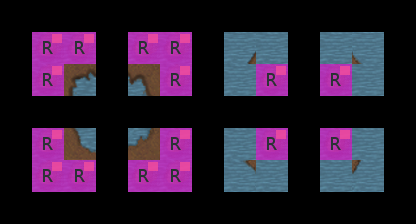

Tiled map render using the project's own tile images. Description and the map definition, with tile-layer contents summarised, below:
An orthogonal 13x7 tile map with 32x32 px tiles, 12 tile layers (Regions, Input_set, Input_set, Input_set, ...), 4 tilesets.

<map version="1.0" orientation="orthogonal" width="13" height="7" tilewidth="32" tileheight="32">
 <tileset firstgid="1" name="collision" tilewidth="32" tileheight="32">
  <image source="../../graphics/tiles/collision.png" width="64" height="32" />
 </tileset>
 <tileset firstgid="3" name="set" tilewidth="32" tileheight="32">
  <image source="../../graphics/tiles/set_cave.png" width="256" height="256" />
 </tileset>
 <tileset firstgid="67" name="set_rules" tilewidth="32" tileheight="32">
  <image source="../../graphics/tiles/set_rules.png" width="64" height="64" />
 </tileset>
 <tileset firstgid="71" name="cave" tilewidth="32" tileheight="32">
  <image source="../../graphics/tiles/cave.png" width="512" height="256" />
 </tileset>
 <layer name="Regions" width="13" height="7">
  <data>[91 cells, 32 non-empty, 1 distinct tile ids]</data>
 </layer>
 <layer name="Input_set" width="13" height="7">
  <data>[91 cells, 16 non-empty, 1 distinct tile ids]</data>
 </layer>
 <layer name="Input_set" width="13" height="7">
  <data>[91 cells, 16 non-empty, 1 distinct tile ids]</data>
 </layer>
 <layer name="Input_set" width="13" height="7">
  <data>[91 cells, 16 non-empty, 1 distinct tile ids]</data>
 </layer>
 <layer name="Input_set" width="13" height="7">
  <data>[91 cells, 16 non-empty, 1 distinct tile ids]</data>
 </layer>
 <layer name="Input_set" width="13" height="7">
  <data>[91 cells, 16 non-empty, 1 distinct tile ids]</data>
 </layer>
 <layer name="InputNot_set" width="13" height="7" opacity="0.11">
  <data>[91 cells, 16 non-empty, 1 distinct tile ids]</data>
 </layer>
 <layer name="InputNot_set" width="13" height="7" opacity="0.11">
  <data>[91 cells, 16 non-empty, 1 distinct tile ids]</data>
 </layer>
 <layer name="InputNot_set" width="13" height="7" opacity="0.11">
  <data>[91 cells, 16 non-empty, 1 distinct tile ids]</data>
 </layer>
 <layer name="InputNot_set" width="13" height="7" opacity="0.11">
  <data>[91 cells, 16 non-empty, 1 distinct tile ids]</data>
 </layer>
 <layer name="InputNot_set" width="13" height="7" opacity="0.11">
  <data>[91 cells, 16 non-empty, 1 distinct tile ids]</data>
 </layer>
 <layer name="Output_Ground" width="13" height="7">
  <data>[91 cells, 8 non-empty, 8 distinct tile ids]</data>
 </layer>
</map>
